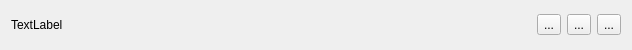
<?xml version="1.0" encoding="UTF-8"?>
<ui version="4.0">
 <class>TitleBarWin</class>
 <widget class="QWidget" name="TitleBarWin">
  <property name="geometry">
   <rect>
    <x>0</x>
    <y>0</y>
    <width>632</width>
    <height>50</height>
   </rect>
  </property>
  <property name="windowTitle">
   <string>Form</string>
  </property>
  <layout class="QHBoxLayout" name="horizontalLayout">
   <item>
    <widget class="QLabel" name="label">
     <property name="text">
      <string>TextLabel</string>
     </property>
    </widget>
   </item>
   <item>
    <spacer name="horizontalSpacer">
     <property name="orientation">
      <enum>Qt::Horizontal</enum>
     </property>
     <property name="sizeHint" stdset="0">
      <size>
       <width>419</width>
       <height>20</height>
      </size>
     </property>
    </spacer>
   </item>
   <item>
    <widget class="QToolButton" name="MinWinTBtn">
     <property name="text">
      <string>...</string>
     </property>
    </widget>
   </item>
   <item>
    <widget class="QToolButton" name="MaxWinTBtn">
     <property name="text">
      <string>...</string>
     </property>
    </widget>
   </item>
   <item>
    <widget class="QToolButton" name="CloseWinTBtn">
     <property name="text">
      <string>...</string>
     </property>
    </widget>
   </item>
  </layout>
 </widget>
 <resources/>
 <connections/>
</ui>
